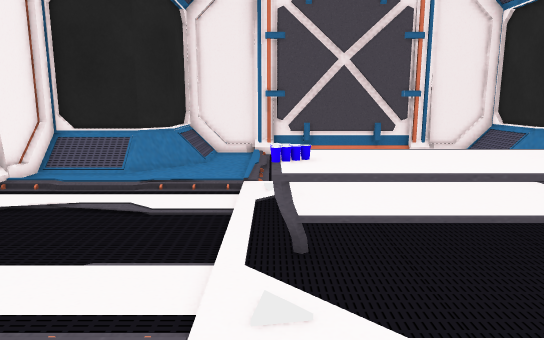
view 1 (above)

13 first-person views from a walk through a Unity game level. The camera is 1.2 m above the floor, tilts 10° down and sees 70° across. The floor is counted in squares, 0.5 m on a side. Each view is taken from the middle of a square. On the plan, view 1 faces up. The plan holds only what a view shows up to about 20 squares ahead; the rest is blank. The player is left out.

view 2
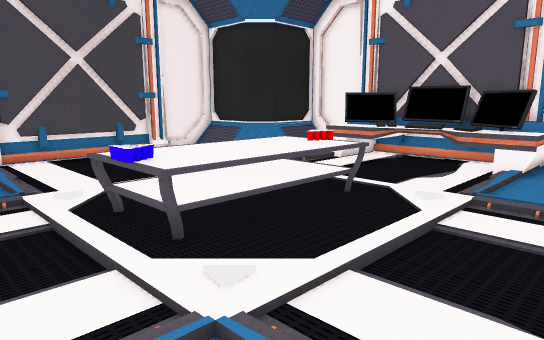

view 3
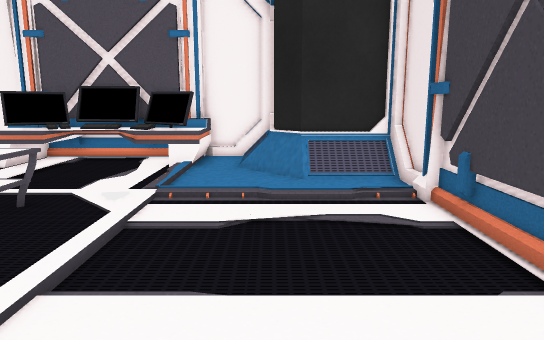

view 4
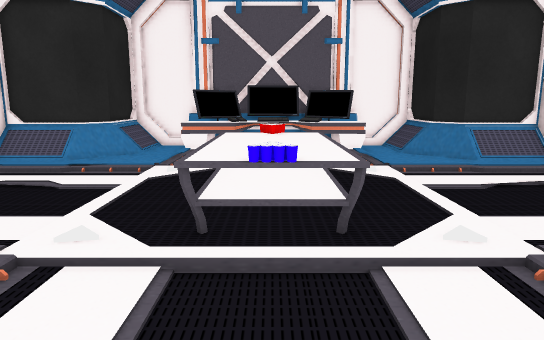

view 5
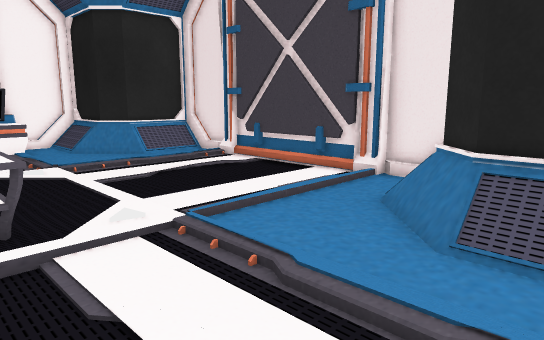

view 6
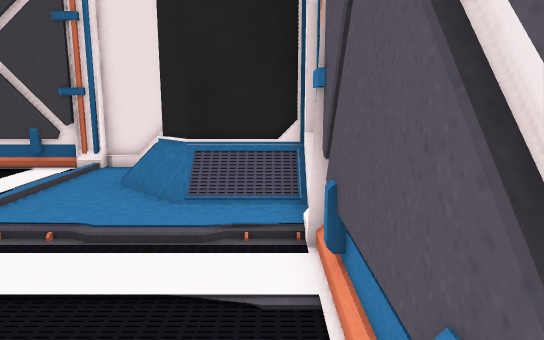

view 7
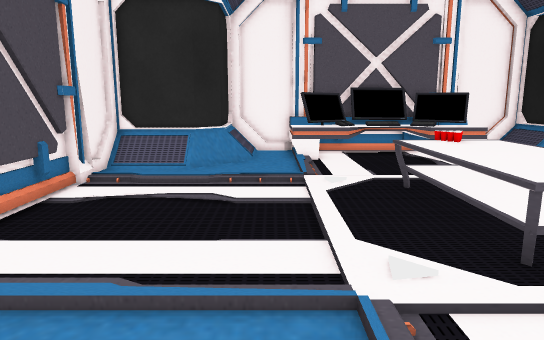

view 8
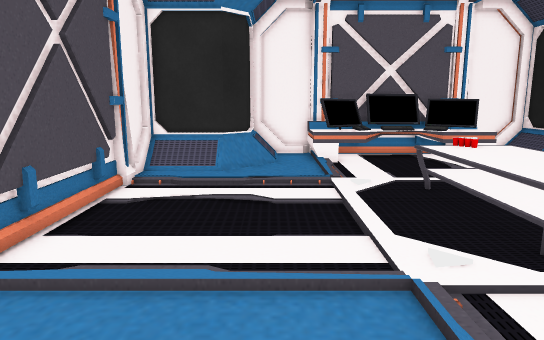

view 9
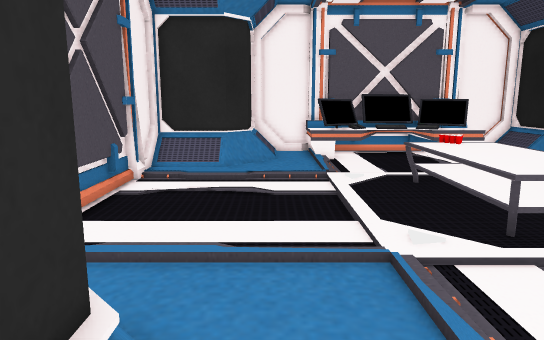

view 10
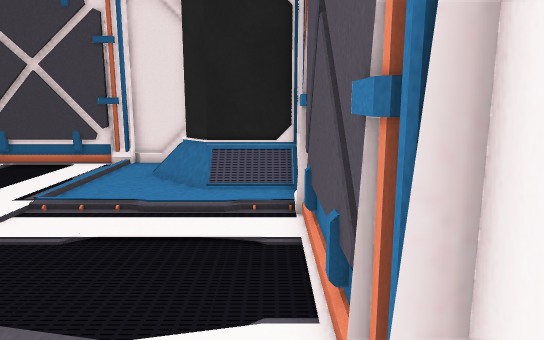

view 11
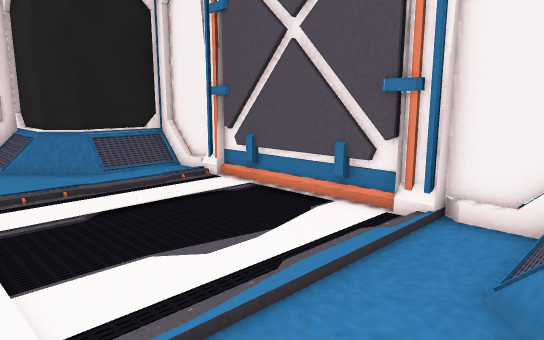

view 12
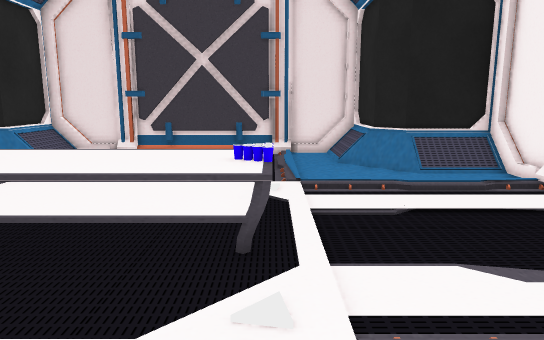

view 13
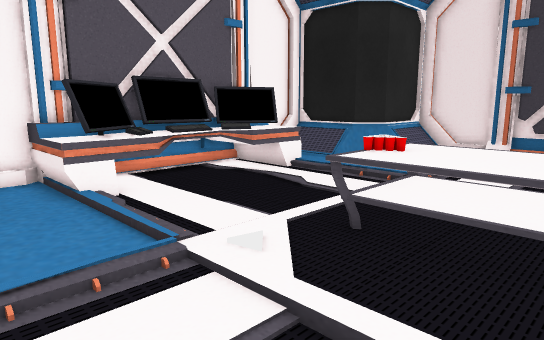

### Floor plan
Key: @ floor where view 1 was taken; # wall or solid block; . floor; / step, stairs or slope; = window, fence, low wall or low ledge; v drop or lower ground; T table; C cup; E desk.
Columns run from 8 left of view 1 to 15 right of it. Each row starts with its distance up from view 1.
 18     ###############
 17     #/.........../#
 16     #/.........../#
 15     v/.........../##
 14 ###v=..............####
 13 #///...............///##
 12 #..................... #
 11 #...................EEE#
 10 #...................EEE
  9 #........TTTTT......EEE
  8 #.......TTTTTTT.....EEE
  7 #.......CCTTTTC.....EEE
  6 #.......TTTTTTT.....EEE
  5 #........TTTTT......EEE
  4 #...................EEE
  3 #...................EEE#
  2 #..................... #
  1 #///...............///##
  0 ###v#...@..........####
 -1     v/.........../##
 -2     #/.........../#
 -3     #/.........../#
 -4     ###############

Positions as (right, up) in squares from view 1, and headings:
1: (0, 0), facing up
2: (-3, 0), facing up-right
3: (-3, 0), facing right
4: (-6, 7), facing right
5: (-7, 7), facing down-right
6: (-7, 10), facing down
7: (-5, 12), facing right
8: (-6, 13), facing right
9: (-7, 13), facing right
10: (-7, 13), facing down
11: (0, 14), facing down-left
12: (0, 14), facing down
13: (2, 14), facing down-right
